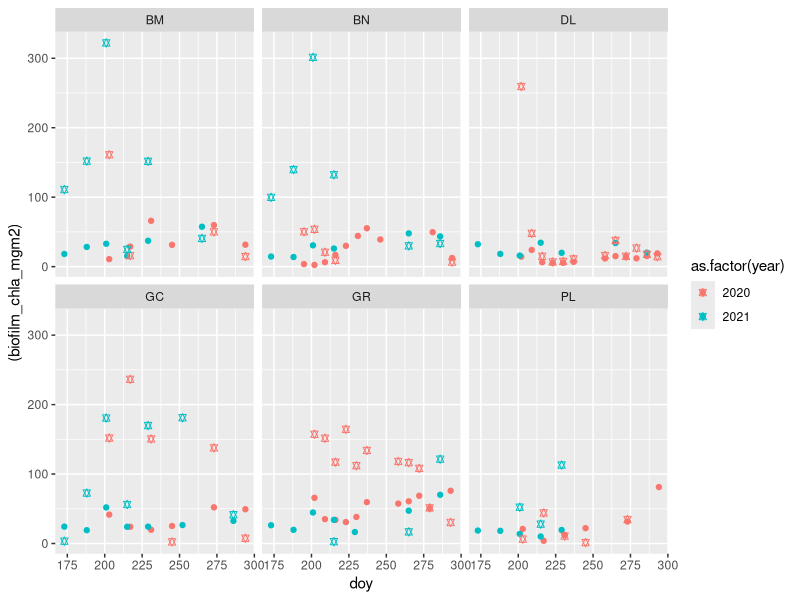

The R source for this figure: (Note: this script raises an error after producing the figure.)
# Compare UCFR metabolism data to biomass data for 2020 and 2021
# A Carter 8/2022

library(tidyverse)
library(lubridate)
setwd('C:/Users/alice.carter/git/UCFR-metabolism/')

# Biomass data:
biomass <- read_csv('data/biomass_data/INTEGRATED_BIOMASS_FOR_AC_RFL.csv')
mdat <- read_csv('data/biomass_data/BIOMASS_DatasetAttributes.csv')
glimpse(biomass)

colnames(biomass) <- tolower(colnames(biomass))
unique(biomass$substrate)
bm <- biomass %>%
    mutate(date = as.Date(date, format = '%m/%d/%Y'),
           cobble = case_when(substrate == 'COBBLE' ~ 1,
                              TRUE ~ 0),
           sand = case_when(substrate == 'SAND' ~ 1,
                              TRUE ~ 0),
           gravel = case_when(substrate == 'GRAVEL' ~ 1,
                              TRUE ~ 0),
           pebble = case_when(substrate == 'PEBBLE' ~ 1,
                              TRUE ~ 0)) %>%
    select(date, site, sample, average.depth,
           cobble, sand, gravel, pebble,
           ends_with('om.area.g.m2'),
           ends_with('.chla.mg.m2.ritchie'),
           matches('phicocyanin'),
           total.algal.biomass.g.m2) %>%
    mutate(year = year(date))

bm_sum <- bm %>%
    group_by(date, site) %>%
    summarize(n_samp = n(),
              across(-n_samp, .fns = list(mean = function(x) mean(x, na.rm = T),
                                           sd = function(x) sd(x, na.rm = T)))) %>%
    select(-starts_with('sample'),
           -cobble_sd, -sand_sd, -gravel_sd, -pebble_sd) %>%
    rename(pct_cobble = cobble_mean, pct_sand = sand_mean,
           pct_gravel = gravel_mean, pct_pebble = pebble_mean) %>%
    ungroup() %>%
    mutate(year = year(date))

pairwise_sum = function(x, y){
    z = mapply(function(xx, yy) sum(xx, yy, na.rm=T), x, y)
    z[is.na(x) & is.na(y)] = NA_real_
    return(z)
}

bm_sum$filamentous_gm2 = pairwise_sum(bm_sum$epip.om.area.g.m2_mean,
                                      bm_sum$fila.om.area.g.m2_mean)
bm_sum$filamentous_chla_mgm2 = pairwise_sum(bm_sum$epip.chla.mg.m2.ritchie_mean,
                                      bm_sum$fila.chla.mg.m2.ritchie_mean)
bm_sum$filamentous_gm2_sd = sqrt(pairwise_sum(bm_sum$epip.om.area.g.m2_sd^2,
                                      bm_sum$fila.om.area.g.m2_sd^2))
bm_sum$filamentous_chla_mgm2_sd = sqrt(pairwise_sum(bm_sum$epip.chla.mg.m2.ritchie_sd^2,
                                      bm_sum$fila.chla.mg.m2.ritchie_sd^2))

bm_sum <- bm_sum %>%
    filter(site != 'CR' & !is.na(site)) %>%
    mutate(site = case_when(site == 'BG' ~'BM',
                            site == 'WS' ~ 'PL',
                            TRUE ~ site),
           doy = as.numeric(format(date, '%j'))) %>%
    rename(biofilm_gm2 = epil.om.area.g.m2_mean,
           biofilm_gm2_sd = epil.om.area.g.m2_sd,
           biofilm_chla_mgm2 = epil.chla.mg.m2.ritchie_mean,
           biofilm_chla_mgm2_sd = epil.chla.mg.m2.ritchie_sd) %>%
    select(-ends_with(c('ritchie_mean', 'ritchie_sd', '.m2_sd', '.m2_mean')),
           -year_mean, -year_sd)

ggplot(bm_sum, aes(doy, (biofilm_chla_mgm2), col = as.factor(year))) +
    geom_point() +
    geom_point(aes(y = (filamentous_chla_mgm2)), pch = 11) +
    facet_wrap(.~site)

ggplot(bm_sum, aes(date, total.algal.biomass.g.m2_mean, color = site)) +
    geom_point() +
    geom_line() +
    facet_wrap(.~year, scales = 'free_x')

write_csv(bm, 'data/biomass_data/biomass_working_data.csv')
write_csv(bm_sum, 'data/biomass_data/biomass_working_data_summary.csv')



# examine anomalously high chla values for fbom:

bm %>%
    filter(!is.na(site))%>%
ggplot(aes(fbom.area.g.m2*1000, fbom.chla.mg.m2.ritchie,
               col = factor(year)))+
    geom_point() +
    # geom_abline(slope = 1, intercept = 0) +
    facet_wrap(.~site, scales = 'free')
bm %>%
    filter(!is.na(site))%>%
ggplot(aes(epil.om.area.g.m2*1000, epil.chla.mg.m2.ritchie,
               col = factor(year)))+
    geom_point() +
    geom_abline(slope = .1, intercept = 0) +
    facet_wrap(.~site, scales = 'free')
bm %>%
    filter(!is.na(site))%>%
ggplot(aes(epip.om.area.g.m2*1000, epip.chla.mg.m2.ritchie,
               col = factor(year)))+
    geom_point() +
    geom_abline(slope = .1, intercept = 0) +
    facet_wrap(.~site, scales = 'free')
bm %>%
    filter(!is.na(site))%>%
ggplot(aes(fila.om.area.g.m2*1000, fila.chla.mg.m2.ritchie,
               col = factor(year)))+
    geom_point() +
    geom_abline(slope = .1, intercept = 0) +
    facet_wrap(.~site, scales = 'free')
